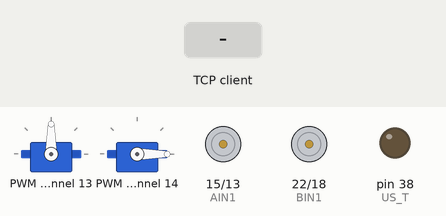
This program was run on a simulated Raspberry Pi (header pin numbers). Parts: 2 × servo, motor-driver pin pairs drawn as motors (green arrow = first pin HIGH = forward, orange = second pin HIGH = backward, longer = more drive, scaled by the enable pin), output pins drawn as LEDs (lit = HIGH). The inputs (shaded band) are chosen by the test bench. One TCP client connects 1 s after the port opens and stays connected; servo angles are drawn from the pulse width (0.5 ms = 0°, 2.5 ms = 180°); library files of the repository ran but are not shown: PCA9685.py; pins used as bus, display or sensor lines are not drawn.

Above: at 1.2 s.
1.3 s: the TCP client sends "forward"
At 2.1 s:
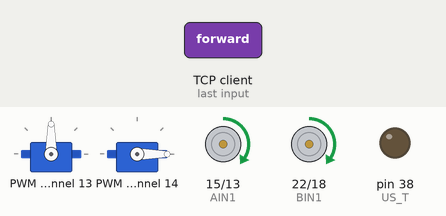
2.8 s: the TCP client sends "backward"
At 3.2 s:
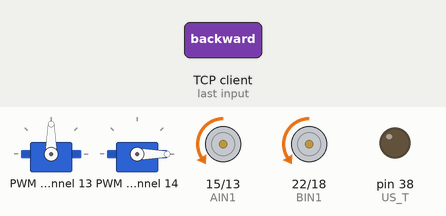
4.3 s: the TCP client sends "turn_left"
At 5.5 s:
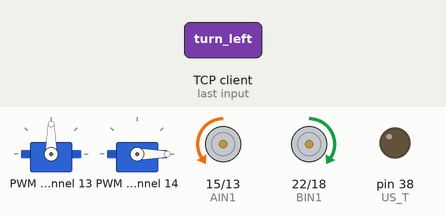
5.8 s: the TCP client sends "turn_right"
At 6.7 s:
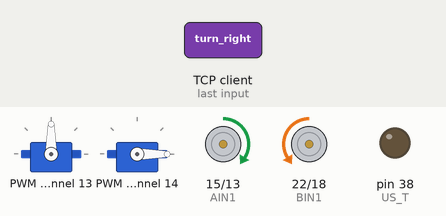
Timing chart, 0 to 8.3 s (numbered marks = the images above; inputs shaded):
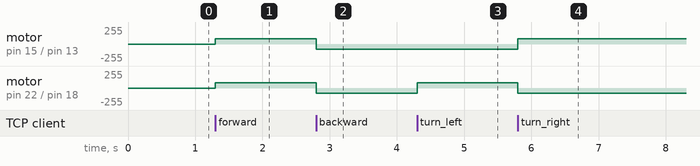

Measured:
- after the input at 1.3 s, motor on pin 15 (AIN1) / pin 13 (AIN2), motor on pin 22 (BIN1) / pin 18 (BIN2): stopped → forward 77/255 at once
- after the input at 2.8 s, motor on pin 15 (AIN1) / pin 13 (AIN2), motor on pin 22 (BIN1) / pin 18 (BIN2): forward 77/255 → backward 77/255 at once
- after the input at 4.3 s, motor on pin 22 (BIN1) / pin 18 (BIN2): backward 77/255 → forward 77/255 at once
- after the input at 5.8 s, motor on pin 15 (AIN1) / pin 13 (AIN2): backward 77/255 → forward 77/255 at once; motor on pin 22 (BIN1) / pin 18 (BIN2): forward 77/255 → backward 77/255 at once

The program:

server_pc.py
```python
import socket, sys, os
import RPi.GPIO as GPIO
from vehicle import *
from sensor import *
# from servo import *
from PCA9685 import PCA9685

pwmA = 12
AIN1 = 15
AIN2 = 13

pwmB = 16
BIN1 = 22
BIN2 = 18
# sensor settings
IR_L = 32
IR_R = 36
# IR_F_2 = 35
IR_F_L = 37
IR_F_R = 33

US_T = 38
US_R = 40

# button
btn_pin = 35

vertical_angle = 500
orient_angle = 1500


def global_setup():
    GPIO.setmode(GPIO.BOARD)
    GPIO.setwarnings(False)
    GPIO.setup(btn_pin, GPIO.IN)
    global pwm
    # pwm = Adafruit_PCA9685.PCA9685()
    # pwm.set_pwm_freq(50)
    pwm = PCA9685(0x40)
    pwm.setPWMFreq(50)

    pwm.setServoPulse(13, orient_angle)
    pwm.setServoPulse(14, vertical_angle)


def servo_control(servo, angle, interval):
    pwm.setServoPulse(servo, angle)
    time.sleep(interval)


if __name__ == '__main__':
    global_setup()
    car = Vehicle(pwmA, AIN1, AIN2, pwmB, BIN1, BIN2)
    sensor = Sensor(IR_L, IR_R, IR_F_L, IR_F_R, US_T, US_R)
    try:
        server_host = '0.0.0.0'
        server_port = 2022
        server_socket = socket.socket(socket.AF_INET, socket.SOCK_STREAM)
        server_socket.bind((server_host, server_port))
        server_socket.listen()

        client_socket, address = server_socket.accept()

        while True:
            action = client_socket.recv(1024).decode('utf-8')

            if action == 'forward':
                car.forward(30, 0)
            elif action == 'backward':
                car.backward(30, 0)
            elif action == 'turn_left':
                car.turn_left(30, 0)
            elif action == 'turn_right':
                car.turn_right(30, 0)
            elif action == 'stop':
                car.stop(0)
            elif action == 'servo_up':
                vertical_angle -= 12
                pwm.setServoPulse(14, vertical_angle)
                time.sleep(0.008)
            elif action == 'servo_down':
                vertical_angle += 12
                pwm.setServoPulse(14, vertical_angle)
                time.sleep(0.008)
            elif action == 'servo_turn_left':
                orient_angle += 12
                pwm.setServoPulse(13, orient_angle)
                time.sleep(0.008)
            elif action == 'servo_turn_right':
                orient_angle -= 12
                pwm.setServoPulse(13, orient_angle)
                time.sleep(0.008)
            elif action.isdigit():
                print('change speed')
            elif action == 'exit':
                break
    except KeyboardInterrupt:
        print("exit by keyboard interrupt")
    finally:
        GPIO.cleanup()
```

vehicle.py
```python
import RPi.GPIO as GPIO
import time


class Vehicle:

    def __init__(self, pwmA, AIN1, AIN2, pwmB, BIN1, BIN2):
        GPIO.setup(pwmA, GPIO.OUT)
        GPIO.setup(AIN1, GPIO.OUT)
        GPIO.setup(AIN2, GPIO.OUT)

        GPIO.setup(pwmB, GPIO.OUT)
        GPIO.setup(BIN1, GPIO.OUT)
        GPIO.setup(BIN2, GPIO.OUT)

        self.AIN1 = AIN1
        self.AIN2 = AIN2
        self.L_Motor = GPIO.PWM(pwmA, 100)
        self.L_Motor.start(0)

        self.BIN1 = BIN1
        self.BIN2 = BIN2
        self.R_Motor = GPIO.PWM(pwmB, 100)
        self.R_Motor.start(0)

    def forward(self, speed, interval):
        self.L_Motor.ChangeDutyCycle(speed)
        GPIO.output(self.AIN1, True)  # AIN1
        GPIO.output(self.AIN2, False)  # AIN2

        self.R_Motor.ChangeDutyCycle(speed)
        GPIO.output(self.BIN1, True)  # BIN1
        GPIO.output(self.BIN2, False)  # BIN2

        time.sleep(interval)
        return 'forward'

    def backward(self, speed, interval):
        self.L_Motor.ChangeDutyCycle(speed)
        GPIO.output(self.AIN1, False)  # AIN1
        GPIO.output(self.AIN2, True)  # AIN2

        self.R_Motor.ChangeDutyCycle(speed)
        GPIO.output(self.BIN1, False)  # BIN1
        GPIO.output(self.BIN2, True)  # BIN2

        time.sleep(interval)
        return 'backward'

    def turn_left(self, speed, interval):
        # backward
        self.L_Motor.ChangeDutyCycle(speed)
        # self.L_Motor.ChangeDutyCycle(0)
        GPIO.output(self.AIN1, False)  #AIN1
        GPIO.output(self.AIN2, True)  #AIN2

        # forward
        self.R_Motor.ChangeDutyCycle(speed)
        GPIO.output(self.BIN1, True)  #BIN1
        GPIO.output(self.BIN2, False)  #BIN2
        time.sleep(interval)
        return 'turn_left'

    def turn_right(self, speed, interval):
        # forward
        self.L_Motor.ChangeDutyCycle(speed)
        GPIO.output(self.AIN1, True)  #AIN1
        GPIO.output(self.AIN2, False)  #AIN2

        # backward
        # self.R_Motor.ChangeDutyCycle(speed)
        self.R_Motor.ChangeDutyCycle(speed)
        GPIO.output(self.BIN1, False)  #BIN1
        GPIO.output(self.BIN2, True)  #BIN2
        time.sleep(interval)
        return 'turn_right'

    def stop(self, interval):
        self.L_Motor.ChangeDutyCycle(0)
        GPIO.output(self.AIN1, False)  # AIN1
        GPIO.output(self.AIN2, False)  # AIN2

        self.R_Motor.ChangeDutyCycle(0)
        GPIO.output(self.BIN1, False)  # BIN1
        GPIO.output(self.BIN2, False)  # BIN2

        time.sleep(interval)
        return 'stop'

    def status(self):
        pass
```

sensor.py
```python
import RPi.GPIO as GPIO
import time


class Sensor:

    def __init__(self, IR_L, IR_R, IR_F_L, IR_F_R, US_T, US_R):
        #
        self.IR_L = IR_L
        self.IR_R = IR_R
        GPIO.setup(IR_L, GPIO.IN)
        GPIO.setup(IR_R, GPIO.IN)

        #
        self.IR_F_L = IR_F_L
        # self.IR_F_2 = IR_F_2
        self.IR_F_R = IR_F_R
        GPIO.setup(IR_F_R, GPIO.IN)
        # GPIO.setup(IR_F_2, GPIO.IN)
        GPIO.setup(IR_F_L, GPIO.IN)

        # ultrasonic
        self.US_T = US_T
        self.US_R = US_R
        GPIO.setup(US_T, GPIO.OUT)
        GPIO.setup(US_R, GPIO.IN)

    # 寻迹
    def trace_trail(self):
        # 哪个方向灯亮了
        left = GPIO.input(self.IR_F_L) == GPIO.LOW
        right = GPIO.input(self.IR_F_R) == GPIO.LOW
        if left and right:
            return 'forward'
        elif left and not right:
            return 'turn_right'
        elif not left and right:
            return 'turn_left'
        elif not left and not right:
            return 'stop'

    # 避障碍
    def distance_measure(self):
        GPIO.output(self.US_T, False)
        time.sleep(0.000002)
        GPIO.output(self.US_T, True)
        time.sleep(0.00001)
        GPIO.output(self.US_T, False)

        miss_target_time = 0
        while GPIO.input(self.US_R) == 0:
            miss_target_time += 1
            if miss_target_time > 10000:
                print('Missing the echo')
                return 0

        start_time = time.time()

        while GPIO.input(self.US_R) == 1:
            pass

        time_span = time.time() - start_time

        # distance = time_span * 340m / 2
        return time_span * 17150

    def avoid_obstacles(self, keep_distance):
        # GPIO.output(self.US_T, True)
        # front = GPIO.input(self.US_R) == GPIO.LOW
        distance = self.distance_measure()
        left = GPIO.input(self.IR_L) == GPIO.HIGH
        right = GPIO.input(self.IR_R) == GPIO.HIGH
        if left and not right:
            return 'turn_left'
        elif not left and right:
            return 'turn_right'
        elif not left and not right:
            if distance < keep_distance:
                return 'stop'

        # front distance (cm)
        # print("%.2f cm" % distance)

        if distance < keep_distance:
            return 'stop'
        elif distance > keep_distance + 10:
            return 'forward'
        else:
            return 'slow_forward'
```
